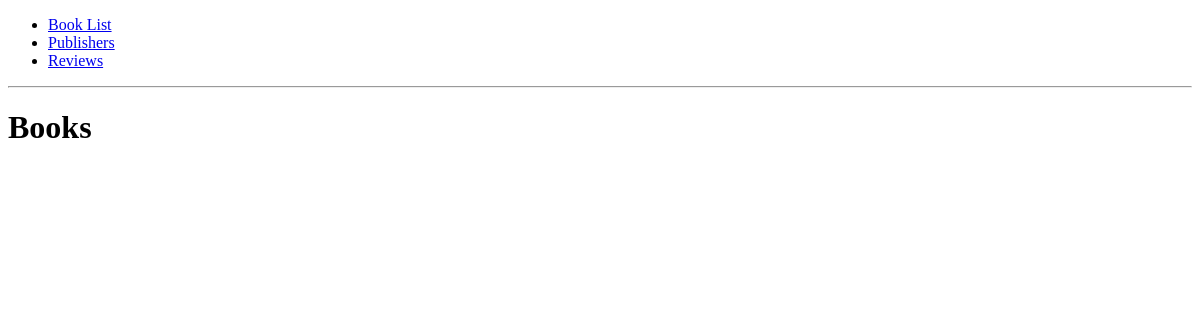
The app's page /, older data.
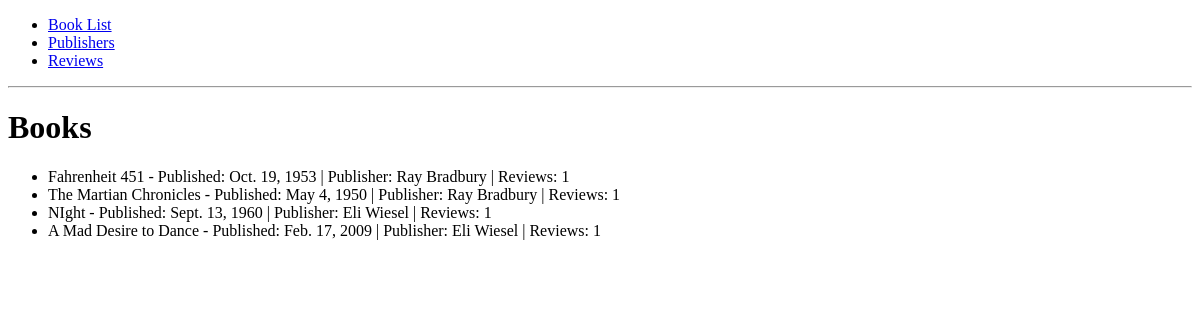
The same page, newer data.
### catalog/models.py (models this page shows, shortened)
class Book(models.Model):
    title = models.CharField(max_length=200)
    publisher = models.ForeignKey(Publisher, on_delete=models.CASCADE)
    publication_date = models.DateField()

class Publisher(models.Model):
    name = models.CharField(max_length=100)

### catalog/views.py (the view)
# urls.py: path('', BookListView.as_view(), name='book_list'),
class BookListView(ListView):
    model = Book
    template_name = 'catalog/book_list.html'

### catalog/templates/catalog/book_list.html
{% extends "catalog/base.html" %}
{% block content %}
<h1>Books</h1>
<ul>
    {% for book in object_list %}
        <li>
            {{ book.title }} - Published: {{ book.publication_date }} |
            Publisher: {{ book.publisher.name }} |
            Reviews: {{ book.review_set.count }}
        </li>
    {% endfor %}
</ul>
{% endblock %}

### catalog/templates/catalog/base.html (shortened to what this page needs)
<!DOCTYPE html>
<html lang="en">
<head>
</head>
<body>
    <nav>
        <ul>
            <li><a href="{% url 'book_list' %}">Book List</a></li>
            <li><a href="{% url 'publisher_list' %}">Publishers</a></li>
            <li><a href="{% url 'review_list' %}">Reviews</a></li>
        </ul>
    </nav>
    <hr>
    {% block content %}
    {% endblock %}
</body>
</html>

Row changes from the older to the newer data that the page shows:
added Book: title "Fahrenheit 451", publication_date "Oct. 19, 1953", publisher.name "Ray Bradbury", review_set.count "1"
added Book: title "The Martian Chronicles", publication_date "May 4, 1950", publisher.name "Ray Bradbury", review_set.count "1"
added Book: title "NIght", publication_date "Sept. 13, 1960", publisher.name "Eli Wiesel", review_set.count "1"
added Book: title "A Mad Desire to Dance", publication_date "Feb. 17, 2009", publisher.name "Eli Wiesel", review_set.count "1"
